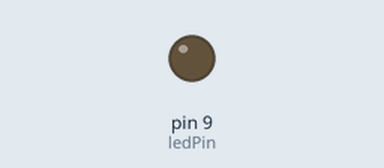
The sketch below on a simulated Arduino Uno, built with avr-gcc and run on an emulated ATmega328P. On the bench: output pins drawn as LEDs (lit = HIGH). Dashed ring = blinking.

Above: at 1.0 s.
At 2.5 s:
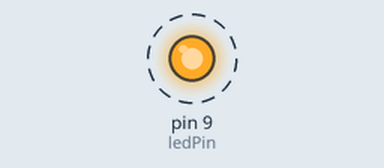
Timing chart, 0 to 4.6 s (numbered marks = the images above):
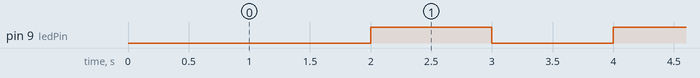

The sketch:

lab2-ex3.ino
```cpp
const int ledPin = 9;
bool ledState = 0;

unsigned long previousMillis = 0;
const long interval = 1000;

void setup() {
  pinMode(ledPin, OUTPUT);
  Serial.begin(9600);
}

unsigned long currentMillis;

// storing the last second in a variable, when a second has passed it will be > interval => led state changes
void loop() {
  currentMillis = millis();
  if (currentMillis - previousMillis >= interval) {
    previousMillis = currentMillis;

    digitalWrite(ledPin, ledState);
    ledState = !ledState;
  }

}
```

Measured:
- by itself, pin 9 (ledPin): alternates HIGH for 1.0 s and LOW for 1.0 s
